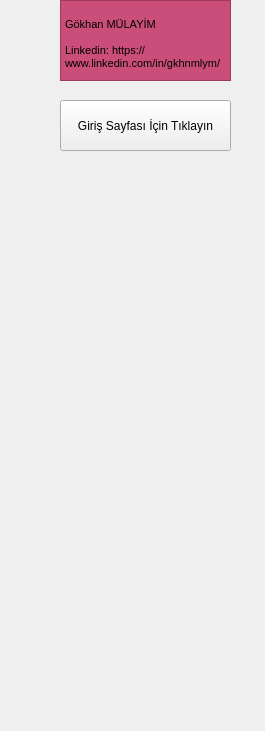
  <widget class="QWidget" name="centralwidget">
   <widget class="QTextBrowser" name="textBrowser">
    <property name="geometry">
     <rect>
      <x>-330</x>
      <y>530</y>
      <width>256</width>
      <height>192</height>
     </rect>
    </property>
   </widget>
   <widget class="QTextBrowser" name="textBrowser_2">
    <property name="geometry">
     <rect>
      <x>60</x>
      <y>0</y>
      <width>171</width>
      <height>81</height>
     </rect>
    </property>
    <property name="styleSheet">
     <string notr="true">QTextBrowser{
		
	background-color: rgb(202, 78, 121);
}</string>
    </property>
    <property name="html">
     <string>&lt;!DOCTYPE HTML PUBLIC &quot;-//W3C//DTD HTML 4.0//EN&quot; &quot;http://www.w3.org/TR/REC-html40/strict.dtd&quot;&gt;
&lt;html&gt;&lt;head&gt;&lt;meta name=&quot;qrichtext&quot; content=&quot;1&quot; /&gt;&lt;style type=&quot;text/css&quot;&gt;
p, li { white-space: pre-wrap; }
&lt;/style&gt;&lt;/head&gt;&lt;body style=&quot; font-family:'MS Shell Dlg 2'; font-size:8.25pt; font-weight:400; font-style:normal;&quot;&gt;
&lt;p style=&quot;-qt-paragraph-type:empty; margin-top:0px; margin-bottom:0px; margin-left:0px; margin-right:0px; -qt-block-indent:0; text-indent:0px;&quot;&gt;&lt;br /&gt;&lt;/p&gt;
&lt;p style=&quot; margin-top:0px; margin-bottom:0px; margin-left:0px; margin-right:0px; -qt-block-indent:0; text-indent:0px;&quot;&gt;&lt;span style=&quot; font-size:8pt;&quot;&gt;Gökhan MÜLAYİM&lt;/span&gt;&lt;/p&gt;
&lt;p style=&quot;-qt-paragraph-type:empty; margin-top:0px; margin-bottom:0px; margin-left:0px; margin-right:0px; -qt-block-indent:0; text-indent:0px;&quot;&gt;&lt;br /&gt;&lt;/p&gt;
&lt;p style=&quot; margin-top:0px; margin-bottom:0px; margin-left:0px; margin-right:0px; -qt-block-indent:0; text-indent:0px;&quot;&gt;Linkedin: https://www.linkedin.com/in/gkhnmlym/&lt;/p&gt;&lt;/body&gt;&lt;/html&gt;</string>
    </property>
   </widget>
   <widget class="QPushButton" name="DonGir">
    <property name="geometry">
     <rect>
      <x>60</x>
      <y>100</y>
      <width>171</width>
      <height>51</height>
     </rect>
    </property>
    <property name="minimumSize">
     <size>
      <width>0</width>
      <height>0</height>
     </size>
    </property>
    <property name="maximumSize">
     <size>
      <width>301</width>
      <height>171</height>
     </size>
    </property>
    <property name="text">
     <string>Giriş Sayfası İçin Tıklayın</string>
    </property>
   </widget>
  </widget>
